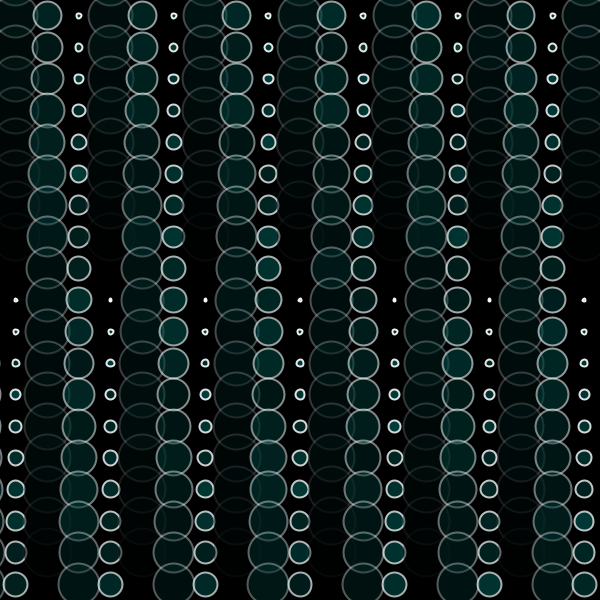
Frame 1 (no input)
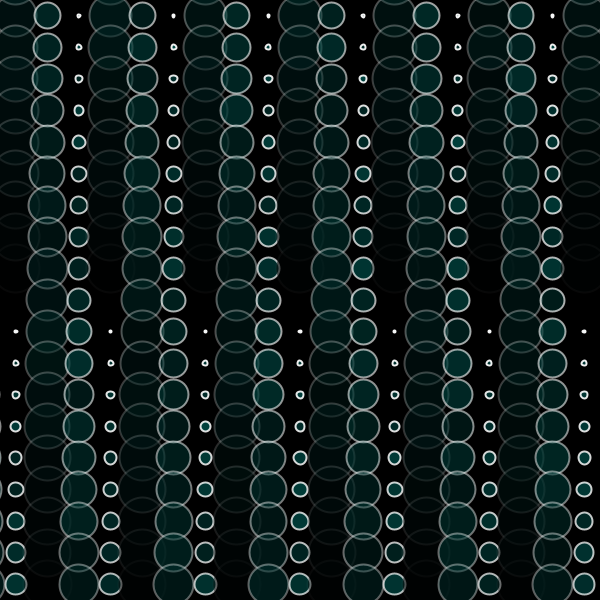
Frame 60 (the mouse pressed at the canvas centre just before this capture)
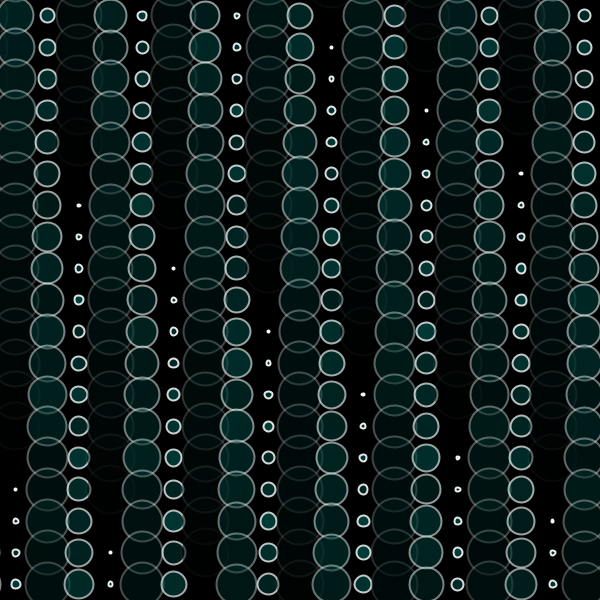
Frame 120 (the mouse held since frame 60 and released just before this capture)

The Processing sketch that drew these frames (run headless with seeded random() and noise(); from frame 60 on, the mouse is pressed at the canvas centre):

// Processing sketch: processing_152168
// ── processing_152168.pde

/*
 * Creative Coding
 * Week 2, 06 - Moving Patterns 2
 * by Indae Hwang and Jon McCormack
 * Copyright (c) 2014 Monash University
 *
 * Similar to the previous sketch, this sketch draws a grid of oscillating circles. Each circle has a "lifetime"
 * over which it grows and changes intensity and opacity. At the end of each lifetime the circle begins again.
 * Pressing the left and right arrow keys changes the lifetime of all the circles globally.
 * 
 */

// variable used to store the current frame rate value
int frame_rate_value;

void setup() {

  // make the display window the full size of the screen
  size(600, 600);

  frame_rate_value = 30;
  smooth();
  rectMode(CENTER);
  background(0);
}


void draw() {

  background(0);

  int num = 20;
  int margin = 0;
  float gutter = 0; //distance between each cell
  float cellsize = ( width - (2 * margin) - gutter * (num - 1) ) / (num - 1);

  int circleNumber = 0; // counter
  for (int i=0; i<num; i++) {
    for (int j=0; j<num; j++) {
      circleNumber = (i * num) + j; // different way to calculate the circle number from w2_04

      float tx = margin + cellsize * i + gutter * i;
      float ty = margin + cellsize * j + gutter * j;

      movingCircle(tx, ty, cellsize, circleNumber);
    }
  }
} //end of draw 


void movingCircle(float x, float y, float size, int offset) {

  float circlePeriod = (float)frame_rate_value;
  float circleAge = (float)((frameCount + offset) % (int)circlePeriod) / circlePeriod;

  float circleSize = size * 1.5 * sin(circleAge * HALF_PI);

  strokeWeight(2);
  stroke(255, lerp(255, 0, circleAge));
  
  float colors = (mouseX - mouseY) / 4;
  
  float opacity = random(80, 150);
  fill(colors, lerp(128, 0, circleAge), lerp(120, 0, circleAge), opacity);
  ellipse(x-size/2, y-size/2, circleSize, circleSize);
}


void mousePressed() {
  if(mouseX <= 600 / 2 && frame_rate_value < 39)
  {
    frame_rate_value++;
  }
  
  if(mouseX > 600 / 2 && frame_rate_value > 30)
  {
    frame_rate_value--;
  }
  
  println("Current frame Rate is: " + frame_rate_value);
}
